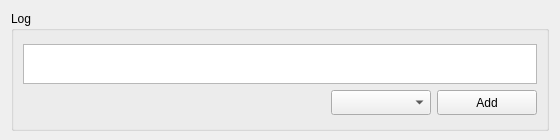
<?xml version="1.0" encoding="UTF-8"?>
<ui version="4.0">
 <class>LogHandler</class>
 <widget class="QWidget" name="LogHandler">
  <property name="geometry">
   <rect>
    <x>0</x>
    <y>0</y>
    <width>560</width>
    <height>140</height>
   </rect>
  </property>
  <property name="sizePolicy">
   <sizepolicy hsizetype="Preferred" vsizetype="Preferred">
    <horstretch>0</horstretch>
    <verstretch>0</verstretch>
   </sizepolicy>
  </property>
  <property name="minimumSize">
   <size>
    <width>450</width>
    <height>140</height>
   </size>
  </property>
  <property name="maximumSize">
   <size>
    <width>16777215</width>
    <height>140</height>
   </size>
  </property>
  <property name="windowTitle">
   <string>Form</string>
  </property>
  <layout class="QVBoxLayout" name="verticalLayout_2">
   <item>
    <widget class="QGroupBox" name="groupBox_2">
     <property name="minimumSize">
      <size>
       <width>0</width>
       <height>120</height>
      </size>
     </property>
     <property name="maximumSize">
      <size>
       <width>16777215</width>
       <height>120</height>
      </size>
     </property>
     <property name="title">
      <string>Log</string>
     </property>
     <layout class="QVBoxLayout" name="verticalLayout_4">
      <item>
       <layout class="QVBoxLayout" name="verticalLayout">
        <item>
         <widget class="QTextEdit" name="textEdit_log">
          <property name="sizePolicy">
           <sizepolicy hsizetype="Preferred" vsizetype="Preferred">
            <horstretch>0</horstretch>
            <verstretch>0</verstretch>
           </sizepolicy>
          </property>
          <property name="minimumSize">
           <size>
            <width>420</width>
            <height>40</height>
           </size>
          </property>
          <property name="maximumSize">
           <size>
            <width>16777215</width>
            <height>40</height>
           </size>
          </property>
         </widget>
        </item>
        <item>
         <layout class="QHBoxLayout" name="horizontalLayout_5">
          <item>
           <spacer name="horizontalSpacer">
            <property name="orientation">
             <enum>Qt::Horizontal</enum>
            </property>
            <property name="sizeHint" stdset="0">
             <size>
              <width>40</width>
              <height>20</height>
             </size>
            </property>
           </spacer>
          </item>
          <item>
           <widget class="QComboBox" name="comboBox_logType">
            <property name="minimumSize">
             <size>
              <width>100</width>
              <height>25</height>
             </size>
            </property>
            <property name="maximumSize">
             <size>
              <width>100</width>
              <height>25</height>
             </size>
            </property>
           </widget>
          </item>
          <item>
           <widget class="QPushButton" name="pushButton_addLog">
            <property name="minimumSize">
             <size>
              <width>100</width>
              <height>25</height>
             </size>
            </property>
            <property name="maximumSize">
             <size>
              <width>100</width>
              <height>25</height>
             </size>
            </property>
            <property name="text">
             <string>Add</string>
            </property>
           </widget>
          </item>
         </layout>
        </item>
       </layout>
      </item>
     </layout>
    </widget>
   </item>
  </layout>
 </widget>
 <resources/>
 <connections>
  <connection>
   <sender>pushButton_addLog</sender>
   <signal>clicked()</signal>
   <receiver>LogHandler</receiver>
   <slot>AddLog()</slot>
   <hints>
    <hint type="sourcelabel">
     <x>501</x>
     <y>106</y>
    </hint>
    <hint type="destinationlabel">
     <x>394</x>
     <y>156</y>
    </hint>
   </hints>
  </connection>
 </connections>
 <slots>
  <slot>AddLog()</slot>
 </slots>
</ui>
